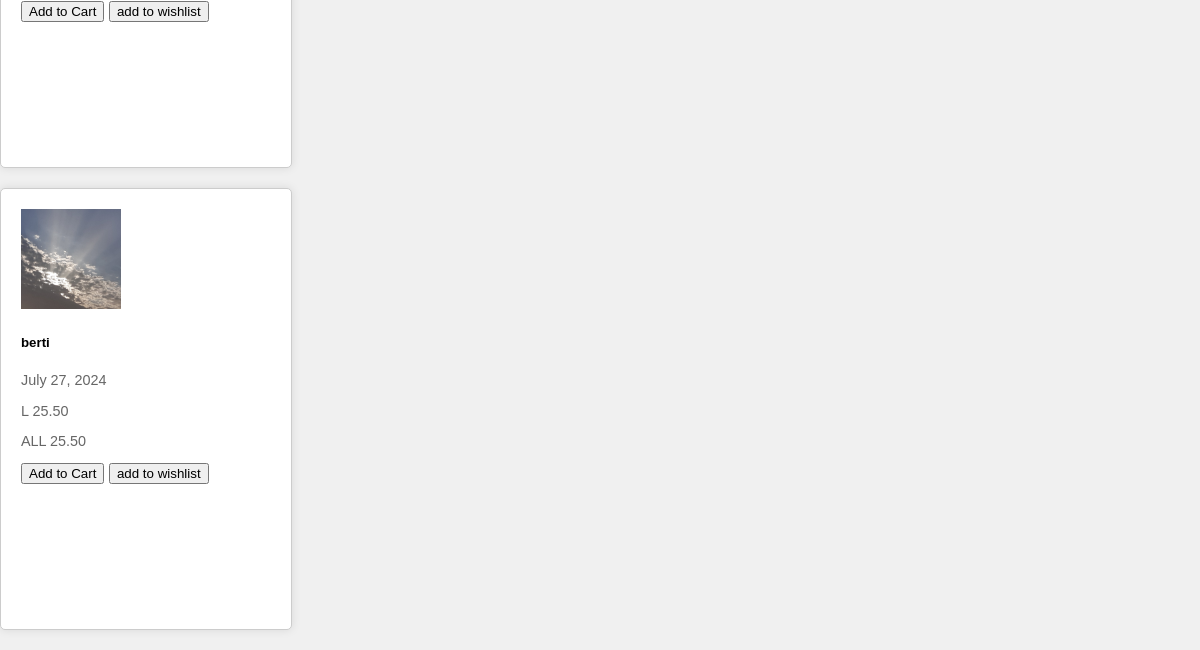
Before: /abc/ (lower part) with the older database file.
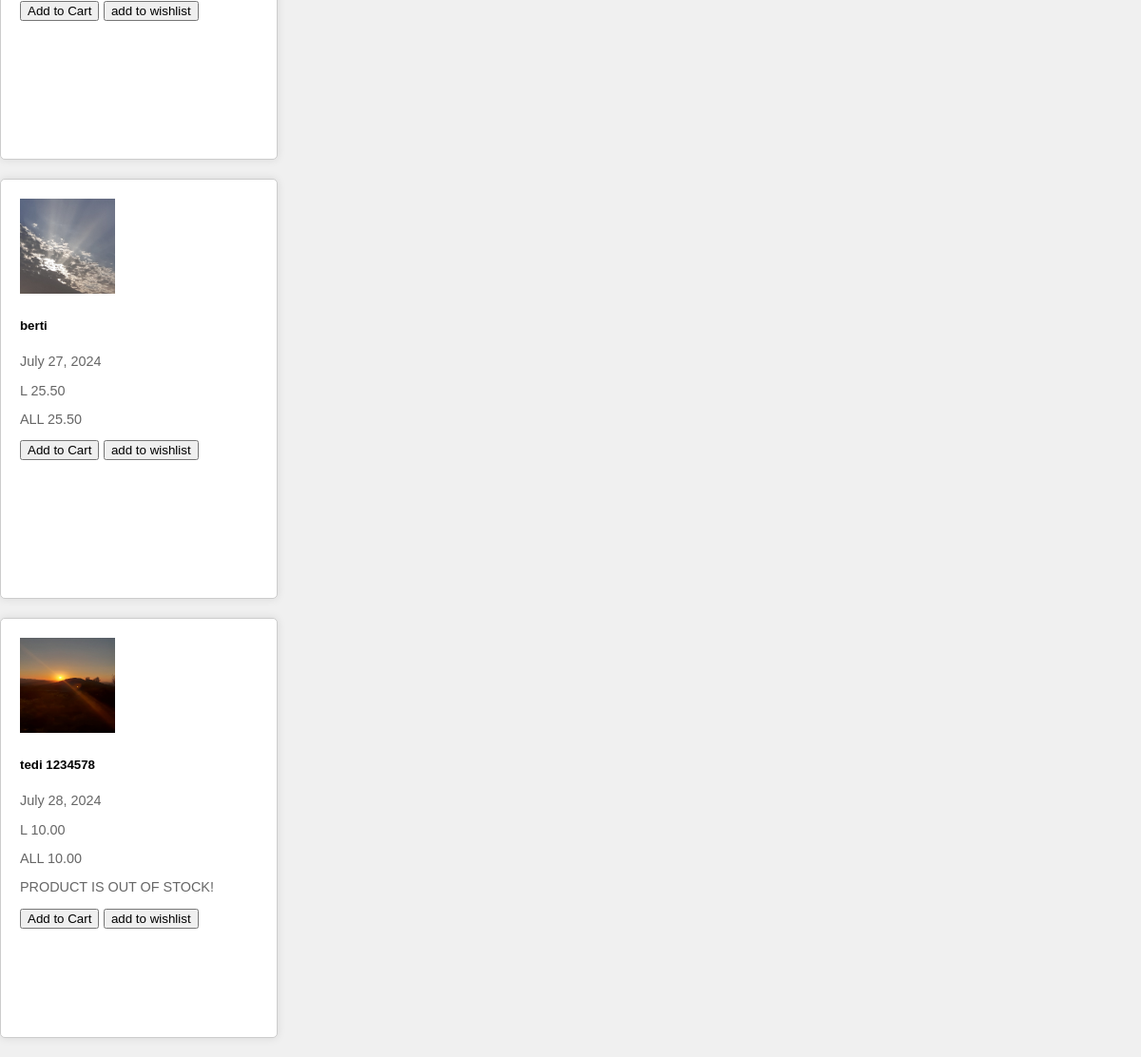
After: the same page with the newer database file.
### base/models.py (models this page shows, shortened)
class Product(models.Model):
    class Currency(models.TextChoices):
        EUR = 'EUR', '€'
        USD = 'USD', '$'
        ALL = 'ALL', 'L'
    name = models.CharField(max_length=100, unique=True)
    description = models.CharField(max_length=300)
    subcategory = models.ForeignKey(SubCategory, on_delete=models.CASCADE)
    price = models.DecimalField(default=0, decimal_places=2, max_digits=6, validators=[validate_non_negative])
    new_price = models.DecimalField(default=0, null=True, decimal_places=2, max_digits=6, validators=[validate_non_negative])
    discount_percentage = models.IntegerField(null=True)
    currency = models.CharField(max_length=5, choices=Currency.choices, default=Currency.ALL)
    date_posted = models.DateField(default=timezone.now)
    quantity = models.PositiveIntegerField(default=1, null=True, blank=True, validators=[validate_non_negative])
    image = models.ImageField(blank=True, null=True, upload_to='uploads/product/')
    is_discount = models.BooleanField(default= False)
    out_of_sale = models.BooleanField(default=False)
    @property
    def discount_percentage(self):
        if self.price and self.new_price:
            discount_amount = self.price - self.new_price
            return round((discount_amount / self.price) * 100)
        return None

### base/views.py (the view)
# urls.py: path('abc/',views.product_view2, name='prove' ),
def product_view2(request):
    product = Product.objects.filter()
    return render(request, "base/login.html", {'products':product})

### base/templates/base/login.html (shortened to what this page needs)
<!DOCTYPE html>
<html lang="en">
<head>
</head>
<body>
    <div class="container">
        <div class="product">
            {% for product in products %}
                <div class="product-item">
                    {% if product.image %}
                            <img src="{{ product.image.url }}" alt="{{ product.name }}" style="max-width: 100px;">
                    {% endif %}
                    <h5>{{ product.name }}</h5>
                    <p>{{ product.date_posted }}</p>
                    {% if product.is_discount %}
                        <p>was: {{ product.get_currency_display }}  {{ product.price }}</p>
                        <p>is: {{ product.currency}}  {{ product.new_price }}</p>
                    {% else %}
                        <p>{{ product.get_currency_display }}  {{ product.price }}</p>
                        <p>{{ product.currency}}  {{ product.price }}</p>
                    {% endif %}
                    {% if product.out_of_sale %}
                        <p>PRODUCT IS OUT OF STOCK!</p>
                    {% endif %}
                    <button> Add to Cart</button>
                    <button>add to wishlist</button>
                </div>
            {% endfor %}
        </div>
    </div>
</body>
</html>

Changed rows visible on the page:
added Product: image (picture), name "tedi 1234578", date_posted "July 28, 2024", currency "L", price "10.00", currency "ALL", out_of_sale "PRODUCT IS OUT OF STOCK!"
